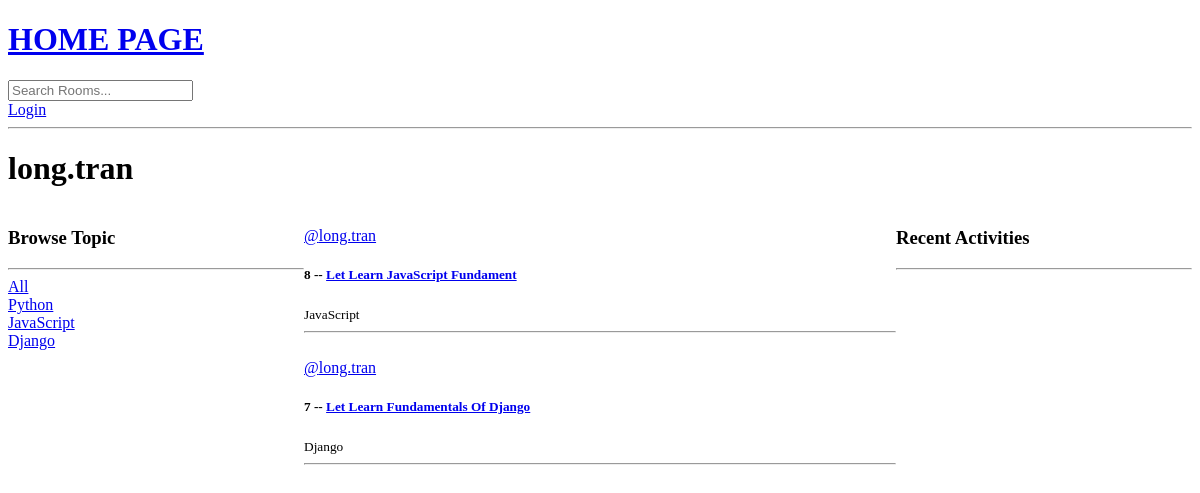
/profile/1/, run on an earlier commit of the app's database.
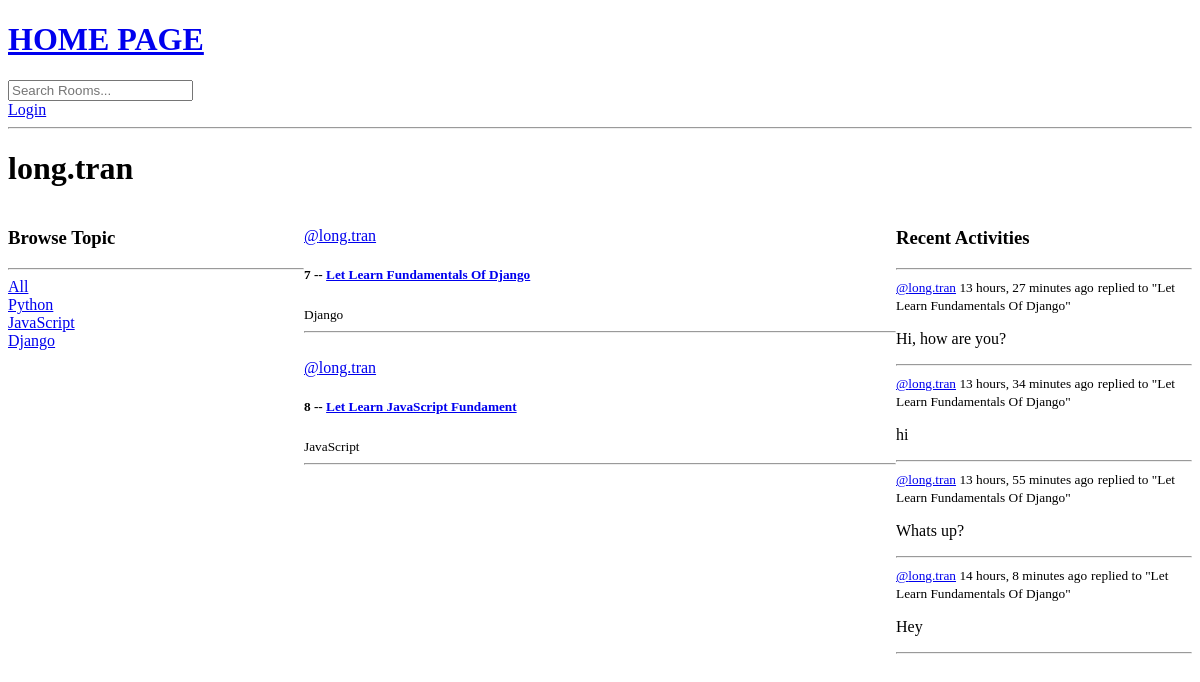
And on a later commit of the database.
### base/models.py (models this page shows, shortened)
class Topic(models.Model):
    name = models.CharField(max_length=200)

class Room(models.Model):
    host = models.ForeignKey(User, on_delete=models.SET_NULL, null=True)
    topic = models.ForeignKey(Topic, on_delete=models.SET_NULL, null=True)
    name = models.CharField(max_length=200)
    description = models.TextField(null=True, blank=True)
    participants = models.ManyToManyField(User, related_name='participants', blank=True)
    updated = models.DateTimeField(auto_now=True)
    created = models.DateTimeField(auto_now_add=True)
    class Meta:
        ordering = ['-updated', '-created']
    def __str__(self) -> str:
        return self.name

class Message(models.Model):
    user = models.ForeignKey(User, on_delete=models.CASCADE)
    room = models.ForeignKey(Room, on_delete=models.CASCADE)
    body = models.TextField()
    updated = models.DateTimeField(auto_now=True)
    created = models.DateTimeField(auto_now_add=True)
    class Meta:
        ordering = ['-updated', '-created']
    def __str__(self) -> str:
        return self.body[0:50]

### base/views.py (the view)
# urls.py: path("profile/<str:pk>/", views.userProfile, name="user-profile"),
def userProfile(request, pk):
    user = User.objects.get(id=pk)
    rooms = user.room_set.all()
    room_message = user.message_set.all()
    topics = Topic.objects.all()
    context = {'user': user, 'rooms': rooms, 'room_messages': room_message, 'topics': topics}
    return render(request, 'base/profile.html', context)

### base/templates/base/profile.html (shortened to what this page needs)
{% extends 'main.html' %}
{% block content %}
    <h1>
        {{user.username}}
    </h1>
    <div class="profile-container">
        <div>
            {% include 'base/topics_component.html' %}
        </div>
        <div>
            {% include 'base/feed_component.html' %}
        </div>
        <div>
            {% include 'base/activity_component.html' %}
        </div>
    </div>
{% endblock content %}

### templates/main.html (shortened to what this page needs)
<!DOCTYPE html>
<html>
    <head>
    </head>
    <body>
        {% include 'navbar.html' %}
        {% block content %}
        {% endblock content %}
    </body>
</html>

### templates/navbar.html
<a href="/">
    <h1>HOME PAGE</h1>
</a>
<form method="GET" action="{% url 'home' %}">
    <input type="text" name="q" placeholder="Search Rooms...">
</form>
{% if request.user.is_authenticated %}
<p>Hello {{request.user}}</p>
    <a href="{% url 'logout' %}">Logout</a>
{% else %}
    <a href="{% url 'login' %}">Login</a>
{% endif %}
<hr>

### base/templates/base/topics_component.html
<h3>Browse Topic</h3>
<hr>
<div>
    <a href="{% url 'home' %}">All</a>
</div>
{% for topic in topics %}
    <div>
        <a href="{% url 'home' %}?q={{topic.name}}">{{topic.name}}</a>
    </div>
{% endfor %}

### base/templates/base/feed_component.html (shortened to what this page needs)
{% for room in rooms %}
    <div>
        <br>
        <a href="{% url 'user-profile' room.host.id %}">@{{room.host.username}}</a>
        <h5>{{room.id}} -- <a href="{% url 'room' room.id %}">{{room.name}}</a></h5>
        <small>{{room.topic.name}}</small>
        <hr>
    </div>
{% endfor%}

### base/templates/base/activity_component.html (shortened to what this page needs)
<h3>Recent Activities</h3>
<hr>
{% for message in room_messages %}
    <div>
        <small><a href="{% url 'user-profile' message.user.id %}">@{{message.user}}</a> {{message.created|timesince}} ago</small>
        <small>replied to "{{message.room}}"</small>
        <p>{{message}}</p>
        <hr>
    </div>
{% endfor %}

### base/templates/base/profile.html (style rules this page uses)
.profile-container { display: grid; grid-template-columns: 1fr 2fr 1fr; }

What changed in the data, as far as the page shows it:
changed Room "Let Learn Fundamentals Of Django": moves up the list
added Message: user "long.tran", created "13 hours, 27 minutes", room "Let Learn Fundamentals Of Django", body "Hi, how are you?"
added Message: user "long.tran", created "13 hours, 34 minutes", room "Let Learn Fundamentals Of Django", body "hi"
added Message: user "long.tran", created "13 hours, 55 minutes", room "Let Learn Fundamentals Of Django", body "Whats up?"
added Message: user "long.tran", created "14 hours, 8 minutes", room "Let Learn Fundamentals Of Django", body "Hey"
